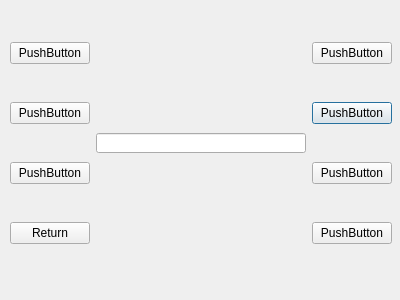
<?xml version="1.0" encoding="UTF-8"?>
<ui version="4.0">
 <class>EW7</class>
 <widget class="QDialog" name="EW7">
  <property name="geometry">
   <rect>
    <x>0</x>
    <y>0</y>
    <width>400</width>
    <height>300</height>
   </rect>
  </property>
  <property name="windowTitle">
   <string>Dialog</string>
  </property>
  <widget class="QWidget" name="layoutWidget">
   <property name="geometry">
    <rect>
     <x>10</x>
     <y>10</y>
     <width>382</width>
     <height>269</height>
    </rect>
   </property>
   <layout class="QGridLayout" name="gridLayout">
    <item row="2" column="2">
     <widget class="QPushButton" name="B6">
      <property name="text">
       <string>PushButton</string>
      </property>
     </widget>
    </item>
    <item row="4" column="2">
     <widget class="QPushButton" name="B8">
      <property name="text">
       <string>PushButton</string>
      </property>
     </widget>
    </item>
    <item row="1" column="2">
     <widget class="QPushButton" name="B5">
      <property name="text">
       <string>PushButton</string>
      </property>
     </widget>
    </item>
    <item row="2" column="0">
     <widget class="QPushButton" name="B2">
      <property name="text">
       <string>PushButton</string>
      </property>
     </widget>
    </item>
    <item row="1" column="0">
     <widget class="QPushButton" name="B1">
      <property name="text">
       <string>PushButton</string>
      </property>
     </widget>
    </item>
    <item row="1" column="1" rowspan="4" alignment="Qt::AlignVCenter">
     <widget class="QLineEdit" name="lineEdit">
      <property name="minimumSize">
       <size>
        <width>0</width>
        <height>20</height>
       </size>
      </property>
      <property name="maximumSize">
       <size>
        <width>218</width>
        <height>20</height>
       </size>
      </property>
     </widget>
    </item>
    <item row="3" column="2">
     <widget class="QPushButton" name="B7">
      <property name="text">
       <string>PushButton</string>
      </property>
     </widget>
    </item>
    <item row="4" column="0">
     <widget class="QPushButton" name="B4">
      <property name="text">
       <string>Return</string>
      </property>
     </widget>
    </item>
    <item row="3" column="0">
     <widget class="QPushButton" name="B3">
      <property name="text">
       <string>PushButton</string>
      </property>
     </widget>
    </item>
   </layout>
  </widget>
 </widget>
 <resources/>
 <connections/>
</ui>
